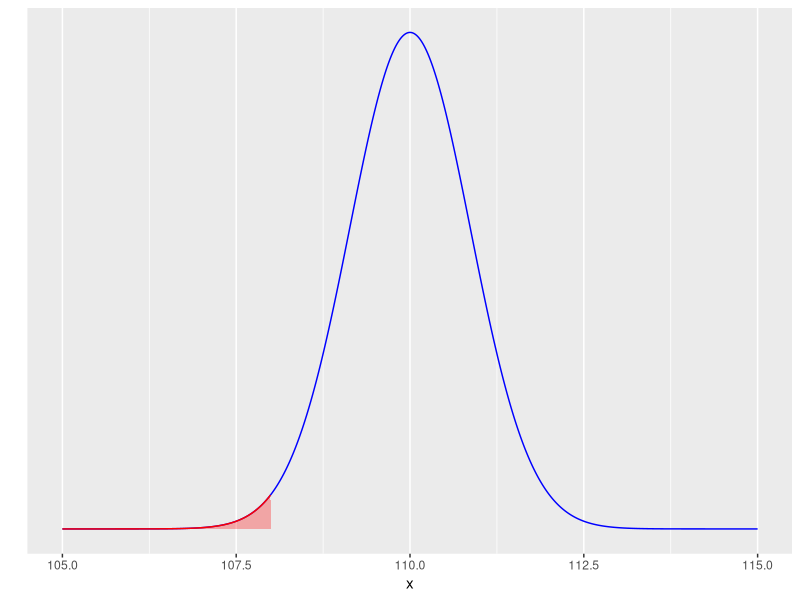

Here is the R script that generated this plot:

library(dplyr)
library(ggpubr)
library(pwr)
# Grupo número 1
# Integrante Jaime Alejandro Carrasco Quintrequeo
# Integrante Matías Andrés Colil Colil
# Integrante Matías Ignacio Hernández Canales

#Pregunta 1
#El agricultor está seguro de que el verdadero peso medio no puede ser superior a 110 gramos y piensa
#rechazar la hipótesis nula cuando la muestra presente un peso medio menor a 108 gramos. Determine, 
#usando herramientas gráficas, la probabilidad de que cometa un error de tipo I.

#se pide encontrar la probabilidad de que el agricultor cometa un eror de tipo I 
#y esto significa que se debe encontrar el valor de significancia alfa
#que es el que determina la probalidad de cometer un error de tipo I

#Hipotesis:
#H0: El peso medio de las manzanas es de 110g, mu = 110g
#HA: El peso medio de las manzanas es menor a 110g, mu < 110g

#Valores conocidos
n<-300 #tamaño de la muestra
des.est<- 15 #desviacion estandar
err.est<- des.est / sqrt(n) #error estandar

#generamos una distribucion normal en torno al valor nulo de la hipotesis
#y usamos 1000 valores para generar la secuencia
valor.nulo = 110
puntos <- 1000

x <- seq(valor.nulo-5, valor.nulo+5,length.out = puntos)
densidad.prob <- dnorm(x, mean = valor.nulo, sd = err.est)
distr.normal <-data.frame(x,densidad.prob)
grafico <- ggplot(distr.normal, aes(x,densidad.prob)) + geom_line(color="blue") + ylab("")+ scale_y_continuous(breaks = NULL)
grafico <- grafico + geom_area(data = subset(data.frame(x,densidad.prob), x < 108),
                         aes(y=densidad.prob),
                         colour = "red",
                         fill = "red",
                         alpha = 0.3)
print(grafico)

#Por tanto la probabilidad de que el agricultor cometa un error de tipo I
#está dado por el valor de significancia que es igual a la probalidad de
#tomar un valor dentro del area de rechazo (area roja)

prob.menor.108 <- pnorm(118, mean = valor.nulo, sd= err.est, lower.tail = TRUE)
print(prob.menor.108)

cat("La probabilidad de cometer un error de Tipo I es de: ", prob.menor.108, "% \n\n")
